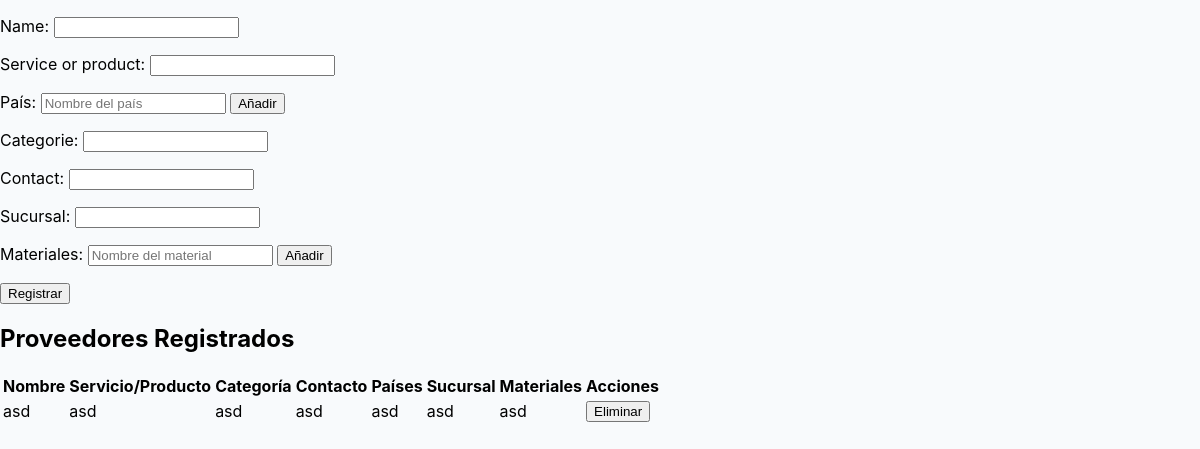
Screenshot of /proveedores/ with the database file from the repository.
### compras/models.py (models this page shows)
class Proveedores(models.Model):
    name = models.CharField(max_length=100)
    service_or_product = models.CharField(max_length=100)
    categorie = models.CharField(max_length=100)
    contact = models.CharField(max_length=100)
    countries = models.ManyToManyField(Paises)
    sucursal = models.CharField(max_length=100)
    materiales = models.ManyToManyField(Material)

class Paises(models.Model):
    nombre = models.CharField(max_length=100)

class Material(models.Model):
    nombre = models.CharField(max_length=100)

### compras/views.py (the view)
# urls.py: path('proveedores/', proveedores_view, name='proveedores'),
@csrf_protect
def proveedores_view(request):
    import json
    if request.method == 'POST':
        form = ProveedorForm(request.POST)
        materiales_json = request.POST.get('materiales_json', '[]')
        materiales_nombres = json.loads(materiales_json)
        paises_json = request.POST.get('paises_json', '[]')
        paises_nombres = json.loads(paises_json)
        if form.is_valid():
            proveedor = form.save(commit=False)
            proveedor.save()
            materiales_objs = [Material.objects.get_or_create(nombre=nombre)[0] for nombre in materiales_nombres]
            proveedor.materiales.set(materiales_objs)
            paises_objs = [Paises.objects.get_or_create(nombre=nombre)[0] for nombre in paises_nombres]
            proveedor.countries.set(paises_objs)
            return redirect('proveedores')
    else:
        form = ProveedorForm()
    proveedores = Proveedores.objects.all()
    return render(request, 'proveedores.html', {'form': form, 'proveedores': proveedores})

### compras/forms.py
class ProveedorForm(forms.ModelForm):
    class Meta:
        model = Proveedores
        fields = ['name', 'service_or_product', 'categorie', 'contact', 'sucursal']

### compras/templates/proveedores.html (shortened to what this page needs)
{% load static %}
<!DOCTYPE html>
<html lang="es">
<head>
    <link rel="stylesheet" href="{% static 'styles/styles_compras.css' %}">
    <form method="post" id="proveedor-form">
        <p>
            {{ form.name.label_tag }} {{ form.name }}
        </p>
        <p>
            {{ form.service_or_product.label_tag }} {{ form.service_or_product }}
        </p>
        <p>
            <label for="pais-input">País:</label>
            <input type="text" id="pais-input" placeholder="Nombre del país">
            <button type="button" onclick="addPais()">Añadir</button>
        </p>
        <p>
            {{ form.categorie.label_tag }} {{ form.categorie }}
        </p>
        <p>
            {{ form.contact.label_tag }} {{ form.contact }}
        </p>
        <p>
            {{ form.sucursal.label_tag }} {{ form.sucursal }}
        </p>
        <p>
            <label for="material-input">Materiales:</label>
            <input type="text" id="material-input" placeholder="Nombre del material">
            <button type="button" onclick="addMaterial()">Añadir</button>
        </p>
        <button type="submit">Registrar</button>
    </form>
    <h2>Proveedores Registrados</h2>
    <table>
        <thead>
            <tr>
                <th>Nombre</th>
                <th>Servicio/Producto</th>
                <th>Categoría</th>
                <th>Contacto</th>
                <th>Países</th>
                <th>Sucursal</th>
                <th>Materiales</th>
                <th>Acciones</th>
            </tr>
        </thead>
    <tbody id="proveedores-table-body">
            {% for proveedor in proveedores %}
            <tr>
                <td>{{ proveedor.name }}</td>
                <td>{{ proveedor.service_or_product }}</td>
                <td>{{ proveedor.categorie }}</td>
                <td>{{ proveedor.contact }}</td>
                <td>
                    {% with paises=proveedor.countries.all %}
                        {% if paises|length > 0 %}
                            {% for pais in paises %}
                                {{ pais.nombre|default:'---' }}{% if not forloop.last %}, {% endif %}
                            {% endfor %}
                        {% else %}
                            ---
                        {% endif %}
                    {% endwith %}
                </td>
                <td>{{ proveedor.sucursal }}</td>
                <td>{% for mat in proveedor.materiales.all %}{{ mat.nombre }}{% if not forloop.last %}, {% endif %}{% endfor %}</td>
                <td>
                    <form method="post" action="{% url 'eliminar_proveedor' %}" style="display:inline;">
                        <button type="submit">Eliminar</button>
                    </form>
                </td>
            </tr>
            {% endfor %}
        </tbody>
    </table>
</body>
</html>

### rows the page displays
Proveedores: name "asd", service_or_product "asd", categorie "asd", contact "asd", sucursal "asd"
Paises: nombre "asd"
Material: nombre "asd"
